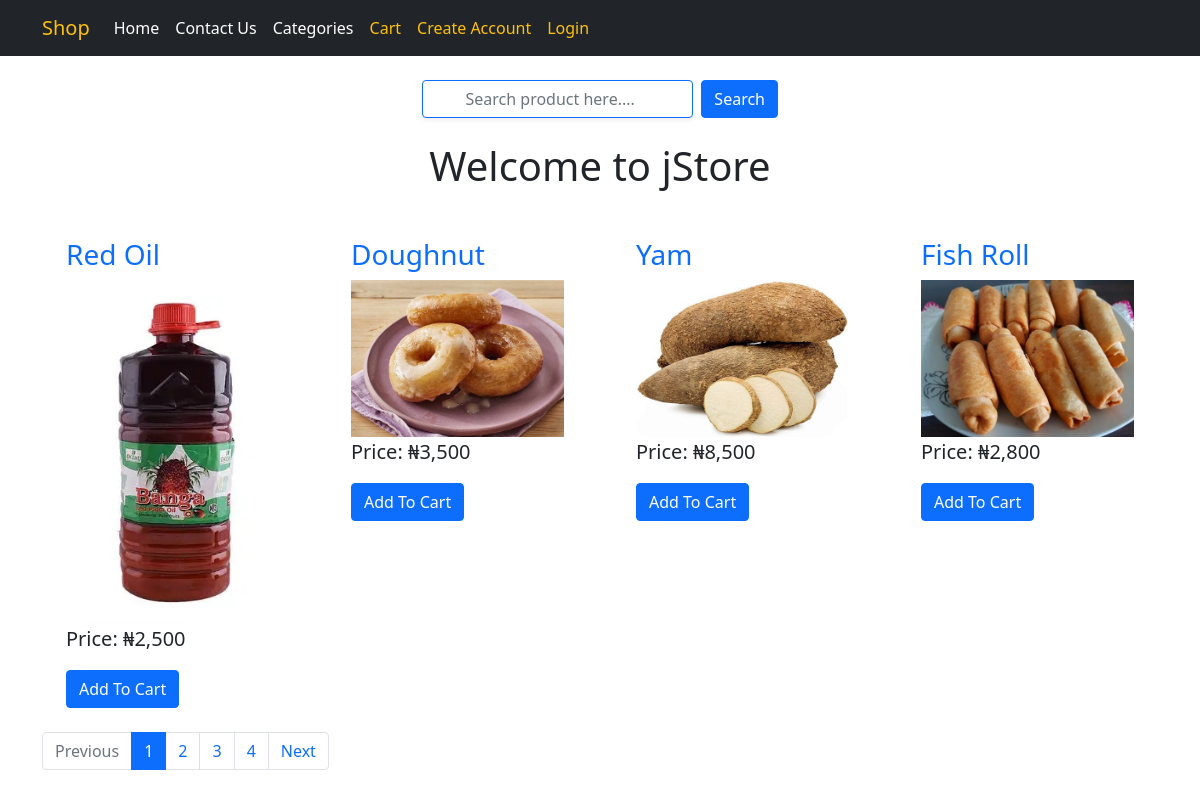
The page / on the database its author committed.
### store/models.py (models this page shows, shortened)
class Product(models.Model):
    title = models.CharField(max_length=200)
    slug = models.SlugField(unique=True)
    category = models.ForeignKey(Category, on_delete=models.CASCADE)
    image = models.ImageField(upload_to="products")
    marked_price = models.PositiveIntegerField()
    selling_price = models.PositiveIntegerField()
    description = models.TextField()
    warranty = models.CharField(max_length=300, null=True, blank=True)
    return_policy = models.CharField(max_length=300, null=True, blank=True)
    view_count = models.PositiveIntegerField(default=0)

### store/views.py (the view)
# urls.py: path("", HomeView.as_view(), name="home"),
class HomeView(StoreMixin, TemplateView):
    template_name = 'store/home.html'
    def get_context_data(self, **kwargs):
        context = super().get_context_data(**kwargs)
        all_products = Product.objects.all().order_by("-id")
        paginator = Paginator(all_products, 4)
        page_number = self.request.GET.get("page")
        product_list = paginator.get_page(page_number)
        context["product_list"] = product_list
        return context

### store/views.py (called while the page is built)
    def dispatch(self, request, *args, **kwargs):
        cart_id = request.session.get("cart_id")
        if cart_id:
            cart_obj = Cart.objects.get(id=cart_id)
            if request.user.is_authenticated and Customer.objects.filter(user=request.user).exists():
                cart_obj.customer = request.user.customer
                cart_obj.save()
        return super().dispatch(request, *args, **kwargs)

### templates/store/home.html (shortened to what this page needs)
{% extends "store/base.html" %}
{% load humanize %}
{% block content %}
<div class="container">
    <h1 class="text-center text-dark mt-4">Welcome to jStore</h1>
    <div class="row mt-4">
        {% for product in product_list %}
        <div class="col-md-3">
           <div class="m-4">
               <h3><a href="{% url 'store:product-detail' product.slug %}" class="text-decoration-none">{{product.title}}</a></h3>
            <img src="{{product.image.url}}" alt="" class="img-fluid" style="height: 2500; object-fit:contain;">
            <p class="fs-5">Price: ₦{{product.selling_price|intcomma}}</p>
            <a href="{% url 'store:add-cart' product.id %}" class="btn btn-primary">Add To Cart</a>
           </div>
        </div>
        {% endfor %}
    <nav aria-label="...">
          <ul class="pagination">
              {% if product_list.has_previous %}
              <li class="page-item">
                 <a class="page-link" href="?page={{ product_list.previous_page_number}}" >Previous</a>
              </li>
              {% else %}
              <li class="page-item disabled">
                <a class="page-link" href=""  aria-disabled="true">Previous</a>
              </li>
              {% endif %}
              {% for i in product_list.paginator.page_range %}
              {% if i == product_list.number %}
              <li class="page-item active"><a class="page-link" href="" >{{i}}</a></li>
              {% else %}
              <li class="page-item"><a class="page-link" href="?page={{i}}">{{i}}</a></li>
              {% endif %}
              {% endfor %}
              {% if product_list.has_next %}
               <li class="page-item">
                 <a class="page-link" href="?page={{ product_list.next_page_number }}">Next</a>
               </li>
              {% else %}
              <li class="page-item disabled">
                  <a class="page-link" href="" tabindex="-1" aria-disabled="true">Next</a>
              </li>
              {% endif %}
          </ul>
    </nav>
</div>
{% endblock %}

### rows shown on the page
Product: title "Red Oil", image (picture), selling_price "2,500"
Product: title "Doughnut", image (picture), selling_price "3,500"
Product: title "Yam", image (picture), selling_price "8,500"
Product: title "Fish Roll", image (picture), selling_price "2,800"

### other values the page prints
{{ i }} "1"
{{ i }} "2" "3" "4"
